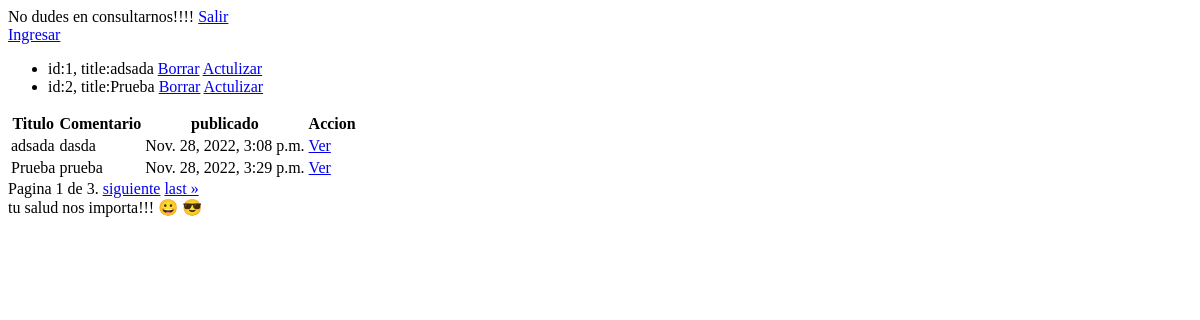
Page /blog/list/ on the earlier database version.
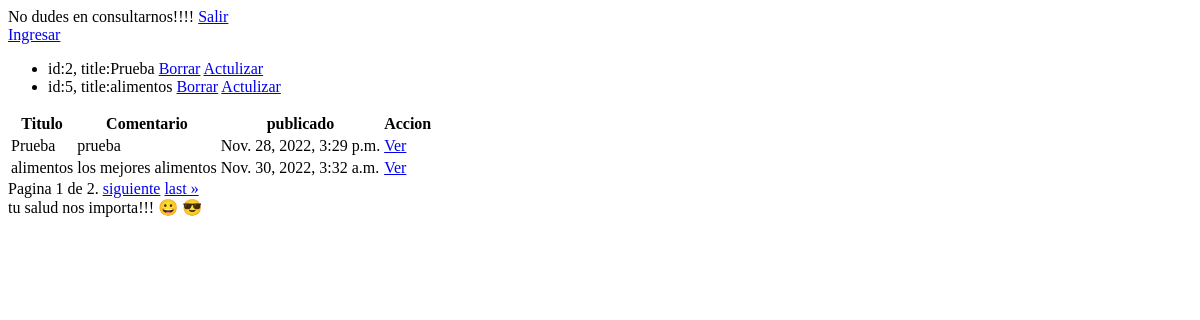
Same page on the later database version.
### blog/models.py (models this page shows)
class Post(models.Model):
    title = models.CharField(max_length=100)
    short_content = models.CharField(max_length=255)
    content = models.TextField(max_length=3000)
    date_published = models.DateTimeField(auto_now_add=True)
    image = models.ImageField(upload_to="posts", null=True, blank=True)
    def __str__(self):
        return f"id:{self.id}, title:{self.title}"

### blog/views.py (the view)
# urls.py: path('list/', ListPost.as_view(), name="list-post"),
class ListPost(ListView):
    model=Post
    paginate_by = 2
    model = Post

### blog/templates/blog/post_list.html (shortened to what this page needs)
<!DOCTYPE html>
<html lang="en">
<head>
</head>
<body>
    <a href="{% url 'blog-logout' %}">Salir</a>
<div class="container">
    {% if user.is_authenticated %}
        <a href="{% url 'blog-logout' %}">Salir</a>
        <a href="{% url 'create-post' %}">Crear un nuevo post</a>
    {% else %}
        <a href="{% url 'blog-login' %}"> Ingresar</a>
    {% endif %}
    <ul>
    {% for post in object_list %}
        <li>{{post}}
            <a href="{% url 'delete-post' post.id  %}">Borrar</a>
            <a href="{% url 'update-post' post.id  %}">Actulizar</a>
        </li>
    {% endfor %}
    </ul>
    <table class="table">
        <tr>
            <th>Titulo</th>
            <th>Comentario</th>
            <th>publicado</th>
            <th>Accion</th>
        </tr>
        {% for post in object_list %}
            <tr>
                <td>{{ post.title }}</td>
                <td>{{ post.short_content }}</td>
                <td>{{ post.date_published }} </td>
                <td>
                    <a href="{% url 'detail-post' post.id  %}">Ver</a>
                </td>
            </tr>
            {% endfor %}
    </table>
    <div class="pagination">
        <span class="step-links">
            <span class="current">
                Pagina {{ page_obj.number }} de {{ page_obj.paginator.num_pages }}.
            </span>
            {% if page_obj.has_next %}
            <a href="?page={{ page_obj.next_page_number }}">siguiente</a>
            <a href="?page={{ page_obj.paginator.num_pages }}">last &raquo;</a>
            {% endif %}
        </span>
    </div>
</div>
tu salud nos importa!!! 	&#128512 	&#128526
</body>
</html>

Differences in the rows shown:
removed Post: id+title "id:1, title:adsada", title "adsada", short_content "dasda", date_published "Nov. 28, 2022, 3:08 p.m."
now on this page (row unchanged): Post: id+title "id:5, title:alimentos", title "alimentos", short_content "los mejores alimentos", date_published "Nov. 30, 2022, 3:32 a.m."
Other differences:
{{ page_obj.paginator.num_pages }}: "3" → "2"
